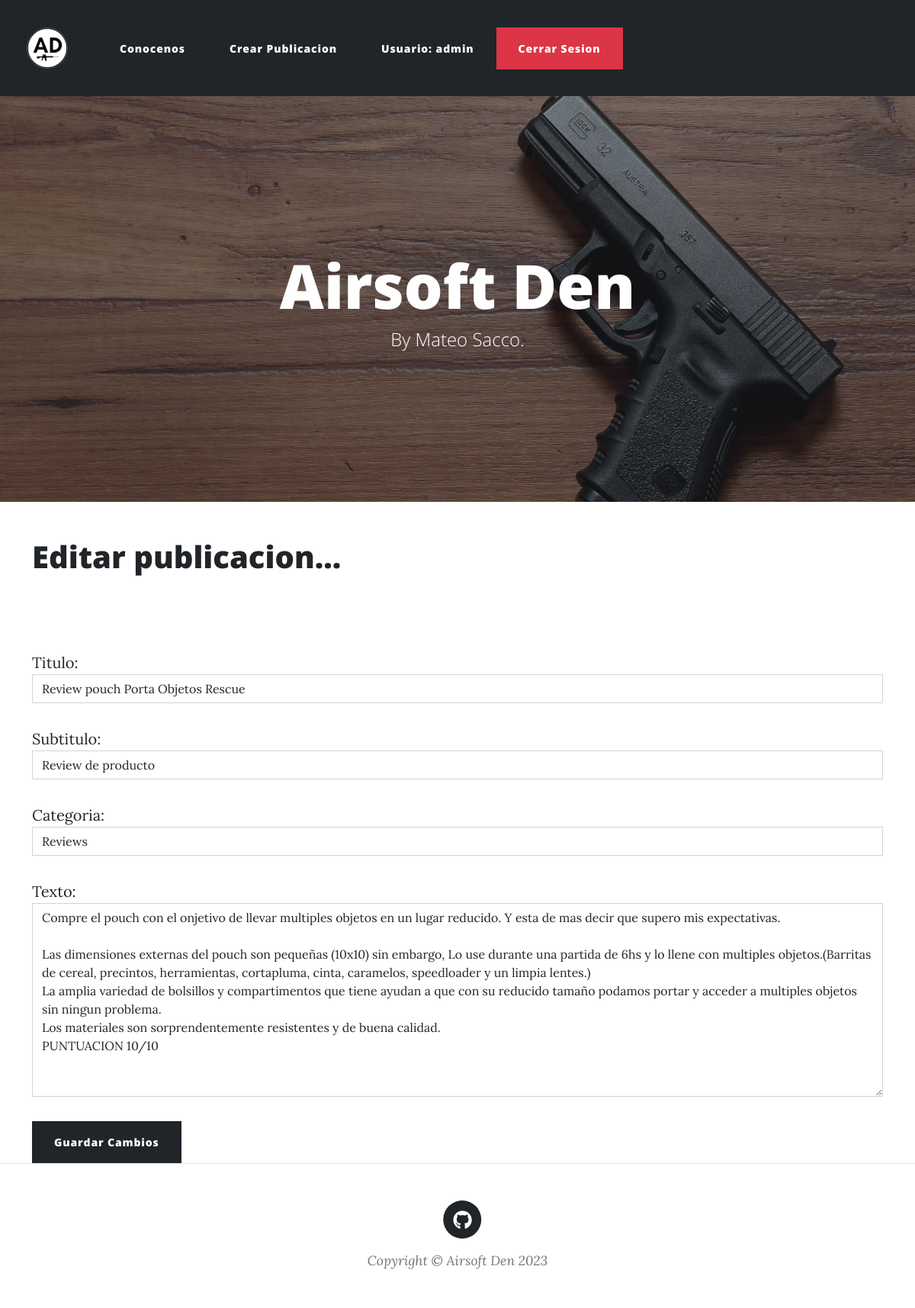
/pages/edit/3 (signed in), run on the app's committed database.
### blogAPP/models.py (models this page shows, shortened)
class Post(models.Model):
    titulo = models.CharField(max_length=255)
    subtitulo = models.CharField(max_length=255)
    autor = models.ForeignKey(User, on_delete=models.CASCADE)
    texto = models.TextField()
    fecha = models.DateField(auto_now_add=True, auto_now=False)
    categoria = models.CharField(max_length=20, default='Sin Categoria')

### blogAPP/views.py (the view)
# urls.py: path('pages/edit/<int:pk>', UpdatePostView.as_view(), name="update_post"),
class UpdatePostView(UpdateView):
    model = Post
    form_class = EditForm
    template_name = "update_post.html"

### blogAPP/forms.py
class EditForm(forms.ModelForm):
    class Meta:
        model = Post
        fields = ("titulo", "subtitulo", "categoria", "texto")
        widgets = {
            "titulo":forms.TextInput(attrs={'class':'form-control'}),
            "subtitulo":forms.TextInput(attrs={'class':'form-control'}),
            "categoria":forms.Select(choices=choices, attrs={'class':'form-control'}),
            "texto":forms.Textarea(attrs={'class':'form-control'}),
        }

### blogAPP/templates/update_post.html (shortened to what this page needs)
{% extends "main.html" %}
{% load static %}
{% block contenidoQueCambia%}
{% if user.is_authenticated %}
    {% if user.id == post.autor.id %}
        <h1>Editar publicacion...</h1>
        <br><br/>
        <div class="form-group">
            <form method="POST">
                {{ form.as_p }}
                <button class="btn btn-dark">Guardar Cambios</button>
            </form>
        </div>
    {% else %}
        <center><h1>NO TIENES PERMISO PARA REALIZAR ESTA ACCION!</h1></center>
    {% endif %}
{% else %}
<center><h1>DEBES INICIAR SESION PARA REALIZAR ESTA ACCION!</h1></center>
<br>
<br>
{% endif %}
{% endblock contenidoQueCambia%}

### blogAPP/templates/main.html (shortened to what this page needs)
<!DOCTYPE html>
<html lang="en">
    <head>
        {% load static %}
        <link href="{% static 'blogAPP/css/styles.css' %}" rel="stylesheet" />
    </head>
    <nav class="navbar navbar-expand-lg navbar-dark bg-dark">
        <div class="container-fluid">
          <a class="navbar-brand" href="/"><img src='/static/blogAPP/assets/img/home-btn.png'></a>
          <div class="collapse navbar-collapse" id="navbarSupportedContent">
            <ul class="navbar-nav me-auto mb-2 mb-lg-0">
                <li class="nav-item">
                    <a class="btn btn-dark" href="/about">Conocenos </a>
                </li>
                {% if user.is_authenticated %}
                    <li class="nav-item">
                    <a class="btn btn-dark" href="/add_post">Crear Publicacion </a>
                    </li>
                    <li class="nav-item">
                        <a class="btn btn-dark">Usuario: {{ user.username }} </a>
                        </li>
                    <li class="nav-item">
                    <a class="btn btn-danger" href="{%  url 'logout' %}">Cerrar Sesion </a>
                    </li>
                {% endif %}
            </ul>
          </div>
        </div>
      </nav>
    <body>
        <header class="masthead" style="background-image: url('/static/blogAPP/assets/img/home-bg.jpg')" >
            <div class="container position-relative px-4 px-lg-5">
                <div class="row gx-4 gx-lg-5 justify-content-center">
                    <div class="col-md-10 col-lg-8 col-xl-7">
                        <div class="page-heading">
                            <h1>Airsoft Den</h1>
                            <span class="subheading">By Mateo Sacco.</span>
                        </div>
                    </div>
                </div>
            </div>
        </header>
        <div class="container">
        {% block contenidoQueCambia%}
        {% endblock contenidoQueCambia%}
        </div>
        <footer class="border-top">
            <div class="container px-4 px-lg-5">
                <div class="row gx-4 gx-lg-5 justify-content-center">
                    <div class="col-md-10 col-lg-8 col-xl-7">
                        <ul class="list-inline text-center">
                        <li class="list-inline-item">
                            <a href="https://github.com/Mateosacco99" target="_blank">
                                <span class="fa-stack fa-lg">
                                    <i class="fas fa-circle fa-stack-2x"></i>
                                    <i class="fab fa-github fa-stack-1x fa-inverse"></i>
                                </span>
                            </a>
                            </li>
                        </ul>
                        <div class="small text-center text-muted fst-italic">Copyright &copy; Airsoft Den 2023</div>
                    </div>
                </div>
            </div>
        </footer>
    </body>
</html>

### data on the page
Post: titulo "Review pouch Porta Objetos Rescue", subtitulo "Review de producto", categoria "Reviews", texto "Compre el pouch con el onjetivo de llevar multiples objetos en un lugar reducido. Y esta de mas decir que supero mis expectativas. Las dimensiones externas del pouch son pequeñas (10x10) sin embargo, Lo use durante una partida de 6hs y lo llene con multiples objetos.(Barritas de cereal, precintos, herramientas, cortapluma, cinta, caramelos, speedloader y un limpia lentes.) La amplia variedad de bolsillos y compartimentos que tiene ayudan a que con su reducido tamaño podamos portar y acceder a multiples objetos sin ningun problema. Los materiales son sorprendentemente resistentes y de buena calidad. PUNTUACION 10/10"

### other printed values
{{ user.username }} "admin"
